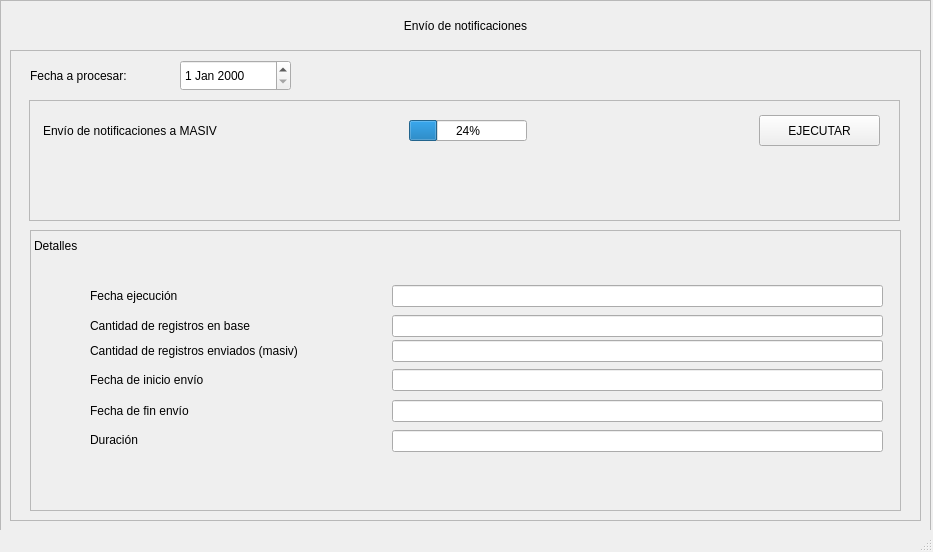
<?xml version="1.0" encoding="UTF-8"?>
<ui version="4.0">
 <class>EnvioNotificaciones</class>
 <widget class="QMainWindow" name="EnvioNotificaciones">
  <property name="geometry">
   <rect>
    <x>0</x>
    <y>0</y>
    <width>933</width>
    <height>552</height>
   </rect>
  </property>
  <property name="minimumSize">
   <size>
    <width>933</width>
    <height>552</height>
   </size>
  </property>
  <property name="maximumSize">
   <size>
    <width>933</width>
    <height>552</height>
   </size>
  </property>
  <property name="windowTitle">
   <string>Envío de notificaciones</string>
  </property>
  <widget class="QWidget" name="centralwidget">
   <widget class="QFrame" name="en_frame">
    <property name="enabled">
     <bool>true</bool>
    </property>
    <property name="geometry">
     <rect>
      <x>0</x>
      <y>0</y>
      <width>931</width>
      <height>531</height>
     </rect>
    </property>
    <property name="frameShape">
     <enum>QFrame::StyledPanel</enum>
    </property>
    <property name="frameShadow">
     <enum>QFrame::Raised</enum>
    </property>
    <widget class="QLabel" name="label">
     <property name="geometry">
      <rect>
       <x>10</x>
       <y>10</y>
       <width>911</width>
       <height>31</height>
      </rect>
     </property>
     <property name="text">
      <string>Envío de notificaciones</string>
     </property>
     <property name="alignment">
      <set>Qt::AlignCenter</set>
     </property>
    </widget>
    <widget class="QFrame" name="frame">
     <property name="geometry">
      <rect>
       <x>10</x>
       <y>50</y>
       <width>911</width>
       <height>471</height>
      </rect>
     </property>
     <property name="frameShape">
      <enum>QFrame::StyledPanel</enum>
     </property>
     <property name="frameShadow">
      <enum>QFrame::Raised</enum>
     </property>
     <widget class="QLabel" name="label_2">
      <property name="geometry">
       <rect>
        <x>20</x>
        <y>10</y>
        <width>141</width>
        <height>31</height>
       </rect>
      </property>
      <property name="font">
       <font>
        <weight>50</weight>
        <bold>false</bold>
       </font>
      </property>
      <property name="text">
       <string>Fecha a procesar:</string>
      </property>
     </widget>
     <widget class="QDateEdit" name="fecha_a_procesar">
      <property name="geometry">
       <rect>
        <x>170</x>
        <y>10</y>
        <width>111</width>
        <height>31</height>
       </rect>
      </property>
     </widget>
     <widget class="QFrame" name="frame_2">
      <property name="geometry">
       <rect>
        <x>19</x>
        <y>50</y>
        <width>871</width>
        <height>121</height>
       </rect>
      </property>
      <property name="frameShape">
       <enum>QFrame::StyledPanel</enum>
      </property>
      <property name="frameShadow">
       <enum>QFrame::Raised</enum>
      </property>
      <widget class="QPushButton" name="pushButton">
       <property name="geometry">
        <rect>
         <x>730</x>
         <y>15</y>
         <width>121</width>
         <height>31</height>
        </rect>
       </property>
       <property name="text">
        <string>EJECUTAR</string>
       </property>
      </widget>
      <widget class="QLabel" name="label_paso_1">
       <property name="geometry">
        <rect>
         <x>14</x>
         <y>15</y>
         <width>341</width>
         <height>31</height>
        </rect>
       </property>
       <property name="text">
        <string>Envío de notificaciones a MASIV</string>
       </property>
      </widget>
      <widget class="QProgressBar" name="prog_paso_1">
       <property name="geometry">
        <rect>
         <x>380</x>
         <y>20</y>
         <width>118</width>
         <height>21</height>
        </rect>
       </property>
       <property name="value">
        <number>24</number>
       </property>
      </widget>
     </widget>
     <widget class="QFrame" name="detalle_1">
      <property name="geometry">
       <rect>
        <x>20</x>
        <y>180</y>
        <width>871</width>
        <height>281</height>
       </rect>
      </property>
      <property name="frameShape">
       <enum>QFrame::StyledPanel</enum>
      </property>
      <property name="frameShadow">
       <enum>QFrame::Raised</enum>
      </property>
      <widget class="QLabel" name="label_3">
       <property name="geometry">
        <rect>
         <x>60</x>
         <y>55</y>
         <width>241</width>
         <height>21</height>
        </rect>
       </property>
       <property name="text">
        <string>Fecha ejecución</string>
       </property>
      </widget>
      <widget class="QLabel" name="label_5">
       <property name="geometry">
        <rect>
         <x>60</x>
         <y>85</y>
         <width>241</width>
         <height>21</height>
        </rect>
       </property>
       <property name="text">
        <string>Cantidad de registros en base</string>
       </property>
      </widget>
      <widget class="QLabel" name="label_6">
       <property name="geometry">
        <rect>
         <x>60</x>
         <y>110</y>
         <width>281</width>
         <height>21</height>
        </rect>
       </property>
       <property name="text">
        <string>Cantidad de registros enviados (masiv)</string>
       </property>
      </widget>
      <widget class="QLabel" name="label_7">
       <property name="geometry">
        <rect>
         <x>60</x>
         <y>139</y>
         <width>241</width>
         <height>21</height>
        </rect>
       </property>
       <property name="text">
        <string>Fecha de inicio envío</string>
       </property>
      </widget>
      <widget class="QLabel" name="label_8">
       <property name="geometry">
        <rect>
         <x>60</x>
         <y>170</y>
         <width>241</width>
         <height>21</height>
        </rect>
       </property>
       <property name="text">
        <string>Fecha de fin envío</string>
       </property>
      </widget>
      <widget class="QLabel" name="label_9">
       <property name="geometry">
        <rect>
         <x>60</x>
         <y>200</y>
         <width>241</width>
         <height>20</height>
        </rect>
       </property>
       <property name="text">
        <string>Duración</string>
       </property>
      </widget>
      <widget class="QLabel" name="label_10">
       <property name="geometry">
        <rect>
         <x>4</x>
         <y>5</y>
         <width>71</width>
         <height>21</height>
        </rect>
       </property>
       <property name="text">
        <string>Detalles</string>
       </property>
      </widget>
      <widget class="QLineEdit" name="lineEdit">
       <property name="geometry">
        <rect>
         <x>362</x>
         <y>55</y>
         <width>491</width>
         <height>22</height>
        </rect>
       </property>
      </widget>
      <widget class="QLineEdit" name="lineEdit_2">
       <property name="geometry">
        <rect>
         <x>362</x>
         <y>85</y>
         <width>491</width>
         <height>22</height>
        </rect>
       </property>
      </widget>
      <widget class="QLineEdit" name="lineEdit_3">
       <property name="geometry">
        <rect>
         <x>362</x>
         <y>110</y>
         <width>491</width>
         <height>22</height>
        </rect>
       </property>
      </widget>
      <widget class="QLineEdit" name="lineEdit_4">
       <property name="geometry">
        <rect>
         <x>362</x>
         <y>139</y>
         <width>491</width>
         <height>22</height>
        </rect>
       </property>
      </widget>
      <widget class="QLineEdit" name="lineEdit_5">
       <property name="geometry">
        <rect>
         <x>362</x>
         <y>170</y>
         <width>491</width>
         <height>22</height>
        </rect>
       </property>
      </widget>
      <widget class="QLineEdit" name="lineEdit_6">
       <property name="geometry">
        <rect>
         <x>362</x>
         <y>200</y>
         <width>491</width>
         <height>22</height>
        </rect>
       </property>
      </widget>
     </widget>
    </widget>
   </widget>
  </widget>
  <widget class="QStatusBar" name="statusbar"/>
 </widget>
 <resources/>
 <connections/>
</ui>
